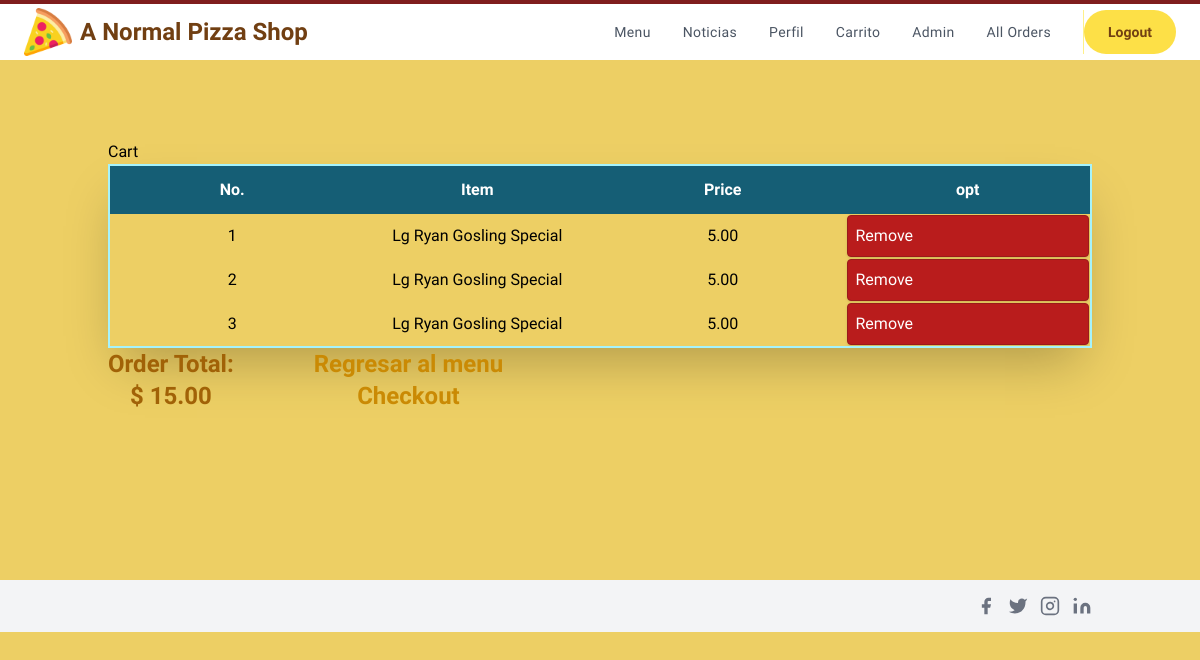
The app's page /ordersummary/ (signed in) with its own data.
### orders/models.py (models this page shows, shortened)
class OrderItem(models.Model):
    menu_item = models.ForeignKey(Menu_Item,on_delete=models.CASCADE,
                                    blank=True, null=True)
    is_ordered = models.BooleanField(default=False)
    date_added = models.DateTimeField(auto_now=True)
    date_ordered = models.DateTimeField(null=True)
    is_topping =models.BooleanField(default=False)
    num_extras = models.IntegerField( blank=True, default=0)
    extras = models.CharField(max_length=400,  blank=True, null=True)
    extras_cost = models.DecimalField(max_digits=4,decimal_places=2, default = 0.00)
    ptoppings = models.CharField(max_length=400,  blank=True, null=True)

class Menu_Item(models.Model):
    MENU_CATEGORIES = (
    ('Pizza', 'Pizza'),
    ('Pasta', 'Pasta'),
    ('Subs', 'Subs'),
    ('Salad', 'Salad'),
    ('Dinner_Platter', 'Dinner_Platter'),
    ('Topping', 'Topping'),
    ('Extra', 'Extra'),
    ('Dessert', 'Dessert'),
    ('Pastry', 'Pastry'),
    ('Main', 'Main'),
    ('Appetizer', 'Appetizer'),
    ('Side', 'Side'),
    ('Miscellaneous', 'Miscellaneous')
    )
    SIZE_CATEGORIES = (
    ('Sm', 'Small'),
    ('Md', 'Medium'),
    ('Lg', 'Large'),
    ('XL', 'Extra_Large')
    )
    category = models.CharField(max_length=36, null=True, blank=True,
                                choices=MENU_CATEGORIES,
                                help_text='Categoría del elemento del menú.')
    name = models.CharField(max_length=128,
                            help_text='Nombre del elemento del menú')
    price =  models.DecimalField(max_digits=4, null=True, blank=True,
                                decimal_places=2, default=0.00)
    sizes = models.CharField(max_length=4, null=True, blank=True,
                                choices=SIZE_CATEGORIES,
                                help_text='Ingrese el tamaños \
                                            del elemento del menú')
    toppings = models.CharField( max_length=400, blank=True, null=True,
                                help_text='Introducir ingredientes')
    num_toppings = models.CharField(max_length=10, blank=True, null=True)

class Order(models.Model):
    ref_code = models.CharField(max_length=15, blank=True)
    owner = models.ForeignKey(Profile, on_delete=models.SET_NULL, null=True)
    is_ordered = models.BooleanField(default=False)
    ordered_items = models.ManyToManyField(OrderItem)
    date_ordered = models.DateTimeField(auto_now=True)
    def get_cart_ordered_items(self):
        return self.ordered_items.all()
    def get_cart_total(self):
        return sum([item.menu_item.price for item in self.ordered_items.all()]
        + [item.extras_cost for item in self.ordered_items.all()])

### orders/views.py (the view)
# urls.py: path('ordersummary/', views.order_details, name="ordersummary"),
@login_required()
def order_details(request, **kwargs):
    existing_order = get_user_pending_order(request)
    user_profile = get_object_or_404(Profile, user=request.user)
    order = Order.objects.filter(owner=user_profile, is_ordered=False)
    context = {
        'order': existing_order,
    }
    return render(request, 'summary.html', context)

### orders/views.py (called while the page is built)
@login_required()
def get_user_pending_order(request):
    user_profile = get_object_or_404(Profile, user=request.user)
    order = Order.objects.filter(owner=user_profile, is_ordered=False)
    if order.exists():
        return order[0]
    return 0

### orders/templates/summary.html (shortened to what this page needs)
{% extends "layout.html" %}
{% block template %}
{% load static %}
<div class="container px-5 py-20 mx-auto flex flex-wrap items-center">
  <h1>Cart</h1>
  <table class="shadow-2xl border-2 border-cyan-200 w-full md:table-fixed content-center">
    <thead class="text-white">
      <tr>
        <th class="py-3 bg-cyan-800">No.</th>
        <th class="py-3 bg-cyan-800">Item</th>
        <th class="py-3 bg-cyan-800">Price</th>
        <th class="py-3 bg-cyan-800">opt</th>
      </tr>
    </thead>
    {% for item in order.get_cart_ordered_items %}
    <tr>
      <td>{{ forloop.counter }}</td>
      {%if item.menu_item.category == "Pizza" and "Topping" not in item.menu_item.name %}
      <td>
        {{item.menu_item.sizes}}
        {{ item.menu_item.name }}
      </td>
      {% endif %}
      {% if item.num_extras > 0 %}
      <td>
        {{ item.menu_item.price }} + {{item.extras_cost}} </td>
      {% else %}
      <td> {{item.menu_item.price}} </td>
      {% endif %}
      <td>
        <a href="#" class="bg-red-700 border border-red-800 shadow p-2 rounded text-white flex items-center focus:outline-none focus:shadow-outline">Remove</a>
      </td>
      {% empty %}
    <tr>
      <td colspan=3> No hay Productos por aqui.</td>
    </tr>
    {% endfor %}
  </table>
  <div>
    {% if order.get_cart_total != None %}
      <h1 class="text-2xl font-bold text-yellow-700">Order Total:</h1>
      <h2 class="text-2xl font-bold text-yellow-700">$ {{ order.get_cart_total}}</h2>
    {% endif %}
  </div>
  <div>
    <h1 class="ml-20 text-2xl font-bold text-yellow-600">
      <a href="{% url 'index' %}" class="">
        {% if order %}Regresar al menu{% else %}añade items {% endif %}
      </a>
    </h1>
    <h1 class="ml-20 text-2xl font-bold text-yellow-600">
      {% if order.get_cart_ordered_items %}
      <a href="{% url 'check' %}" class="">Checkout</a>
      {% endif %}
    </h1>
  </div>
</div>
{% endblock %}

### orders/static/login.css (style rules this page uses)
body { background: #EDCF64; font-family: Rajdhani, Helvetica; font-size: 1rem; height: 100%; width: 100%; text-align: center; background-repeat: no-repeat; background-size: cover; }

### records on screen
OrderItem: menu_item.sizes "Lg", menu_item.name "Ryan Gosling Special", menu_item.price "5.00"
OrderItem: menu_item.sizes "Lg", menu_item.name "Ryan Gosling Special", menu_item.price "5.00"
OrderItem: menu_item.sizes "Lg", menu_item.name "Ryan Gosling Special", menu_item.price "5.00"
Order: get_cart_total "15.00"
